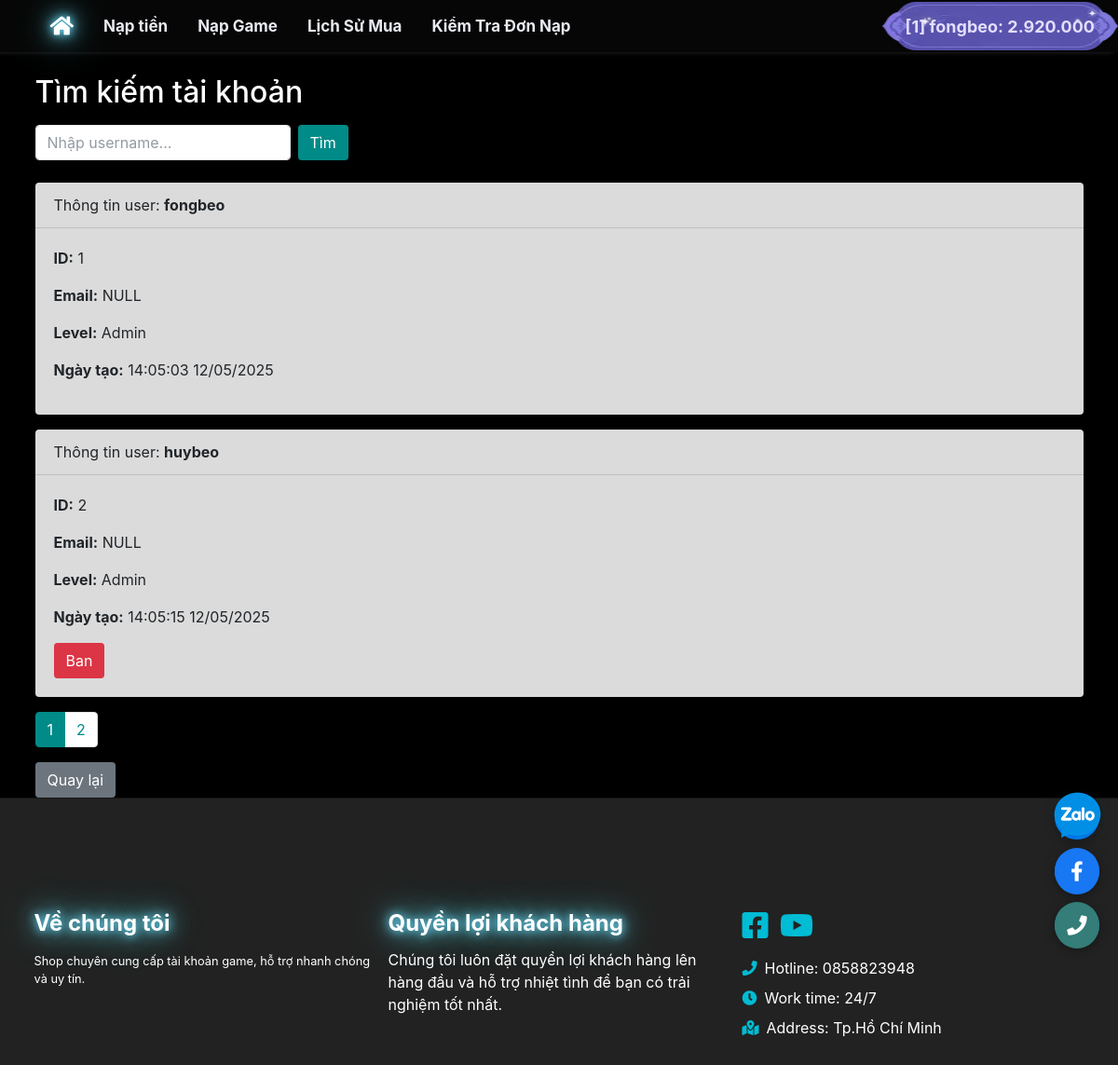
The page /public/admin/Accounts.php (signed in) on the database its author committed.
### tables this page shows
CREATE TABLE `users` (
  `id` int(11) NOT NULL,
  `username` varchar(255) DEFAULT NULL,
  `password` varchar(255) DEFAULT NULL,
  `token` varchar(255) DEFAULT NULL,
  `money` int(11) DEFAULT 0,
  `level` varchar(255) DEFAULT NULL,
  `banned` int(11) DEFAULT 0,
  `createdate` datetime DEFAULT NULL,
  `email` varchar(255) DEFAULT NULL,
  `total_money` int(11) DEFAULT 0
);

### config/config.php (called while the page is built, shortened)
<?php
require_once(__DIR__ . "/function.php");
?>
<?php
class CMSNT
{
    private $ketnoi;
    function connect()
    {
        if (!$this->ketnoi)
        {
            $this->ketnoi = mysqli_connect('localhost', 'root', '', 'shopgame') or die ('Chưa kết nối đến DATABASE');
            mysqli_query($this->ketnoi, "set names 'utf8'");
        }
    }
    function get_list($sql)
    {
        $result = mysqli_query($this->ketnoi, $sql);
        $return = array();
        while ($row = mysqli_fetch_assoc($result))
        {
            $return[] = $row;
        }
        return $return;
    }
    function get_row($sql)
    {
        $result = mysqli_query($this->ketnoi, $sql);
        $row = mysqli_fetch_assoc($result);
        if ($row)
        {
            return $row;
        }
        return false;
    }
    function num_rows($sql)
    {
        $result = mysqli_query($this->ketnoi, $sql);
        $row = mysqli_num_rows($result);
        if ($row)
        {
            return $row;
        }
        return false;
    }
}
if(isset($_SESSION['username']))
{
    $CMSNT = new CMSNT;
    $getUser = $CMSNT->get_row(" SELECT * FROM users WHERE username = '".$_SESSION['username']."' ");
}
else
{
    $my_level = NULL;
    $my_money = 0;
}

### config/function.php (called while the page is built, shortened)
<?php
function format_date($time){
    return date("H:i:s d/m/Y", $time);
}
function format_cash($price)
{
    return str_replace(",", ".", number_format($price));
}

### public/admin/Accounts.php (the view, shortened to what this page needs)
<?php
require_once(__DIR__."/../../config/config.php");
require_once(__DIR__."/../../config/function.php");
require_once("../../public/client/Header.php");
require_once("../../public/client/Nav.php");
$username = isset($_GET['id']) ? check_string($_GET['id']) : '';
$page = isset($_GET['page']) ? (int)$_GET['page'] : 1;
$limit = 2;
$start = ($page - 1) * $limit;
$list = [];
$total = 0;
if(empty($username)) {
    $total = $CMSNT->num_rows("SELECT * FROM users");
    $list = $CMSNT->get_list("
        SELECT id, username, email, level, createdate, banned
        FROM users
        LIMIT $start, $limit
    ");
}
$totalPages = ceil($total / $limit);
?>
<div class="container mt-4">
    <h2 class="text-white">Tìm kiếm tài khoản</h2>
    <form class="form-inline mb-4" action="/public/admin/Accounts.php" method="get">
        <div class="form-group mr-2">
            <input
                type="text"
                name="id"
                class="form-control"
                placeholder="Nhập username..."
                value="<?= htmlspecialchars($username) ?>"
            >
        </div>
        <button type="submit" class="btn btn-primary">Tìm</button>
    </form>
    <?php if (!empty($list)): ?>
        <?php foreach($list as $user): ?>
            <div class="card mb-3">
                <div class="card-header">
                    Thông tin user: <strong><?= htmlspecialchars($user['username']) ?></strong>
                </div>
                <div class="card-body">
                    <p><strong>ID:</strong> <?= $user['id'] ?></p>
                    <p><strong>Email:</strong> <?= htmlspecialchars($user['email']) ?></p>
                    <p><strong>Level:</strong> <?= ucfirst($user['level']) ?></p>
                    <p><strong>Ngày tạo:</strong> <?= format_date(strtotime($user['createdate'])) ?></p>
                    <?php if ($user['username'] != $_SESSION['username']): ?>
                        <button class="btn <?= $user['banned'] == 1 ? 'btn-success' : 'btn-danger' ?> BanUserBtn" data-id="<?= $user['id'] ?>" data-banned="<?= $user['banned'] ?>">
                            <?= $user['banned'] == 1 ? 'Bỏ ban' : 'Ban' ?>
                        </button>
                    <?php endif; ?>
                </div>
            </div>
        <?php endforeach; ?>
        <?php if ($totalPages > 1): ?>
            <nav>
                <ul class="pagination">
                    <?php for($i = 1; $i <= $totalPages; $i++): ?>
                        <li class="page-item <?= ($i == $page) ? 'active' : '' ?>">
                            <a class="page-link" href="?id=<?= urlencode($username) ?>&page=<?= $i ?>">
                                <?= $i ?>
                            </a>
                        </li>
                    <?php endfor; ?>
                </ul>
            </nav>
        <?php endif; ?>
        <a href="Accounts.php" class="btn btn-secondary">Quay lại</a>
    <?php else: ?>
        <div class="alert alert-warning">
            Không tìm thấy tài khoản <strong><?= htmlspecialchars($username) ?></strong>.
        </div>
    <?php endif; ?>
</div>
<?php
require_once("../../public/client/Footer.php");
?>

### public/client/Nav.php (shortened to what this page needs)
<?php
require_once(__DIR__ . "/Header.php")
?>
<div class="wrapper">
    <nav class="main-header navbar navbar-expand-md nav-header mb-4">
        <div class="container">
            <div class="collapse navbar-collapse order-3" id="navbarCollapse">
                <ul class="navbar-nav">
                    <li class="nav-item">
                        <a href="/index.php" class="nav-link menu-header shine-active"><i class="ficon fa-lg fa fa-home"></i></a>
                    </li>
                    <li class="nav-item dropdown" id="topUp_balance">
                        <a href="#" data-toggle="dropdown" aria-haspopup="true" aria-expanded="false" class="nav-link dropdown-toggle menu-header ">Nạp tiền</a>
                    </li>
                    <?php
                        $recharge_category = $CMSNT->get_row("SELECT * FROM category WHERE title = 'DỊCH VỤ NẠP GAME'");
                        $recharge_anchor = $recharge_category ? strtolower(str_replace(' ', '_', $recharge_category['title'])) : 'recharge_service';
                    ?>
                    <li class="nav-item">
                        <a href="../../index.php#<?=$recharge_anchor?>" class="nav-link menu-header">Nạp Game</a>
                    </li>
                    <li class="nav-item dropdown">
                        <a href="#" data-toggle="dropdown" aria-haspopup="true" aria-expanded="false" class="nav-link dropdown-toggle menu-header">Lịch Sử Mua</a>
                    </li>
                    <li class="nav-item">
                         <a href="<?= empty($_SESSION['username']) ? '/public/client/Login.php' : '/public/client/HistoryRecharge.php'; ?>" class="nav-link menu-header">Kiểm Tra Đơn Nạp</a>
                    </li>
                </ul>
            </div>
            <ul class="order-1 order-md-3 navbar-nav navbar-no-expand ml-auto" style="position: absolute;right: 0px;">
                <?php if(empty($_SESSION['username'])) { ?>
                    <li class="nav-item">
                        <a href="/public/client/Register.php"><button class="btn-pretty">Đăng ký</button></a>
                    </li>
                    <li class="nav-item">
                        <a href="/public/client/Login.php"><button class="btn-pretty">Đăng nhập</button></a>
                    </li>
                <?php } else {?>
                    <li class="nav-item">
                        <span class="mt-2">
                            <a href="#" class="dropdown-toggle" data-toggle="dropdown" aria-haspopup="true" aria-expanded="false">
                                <button class="btn-pretty-user">
                                    [<?= $getUser['id']; ?>] <?= $_SESSION['username']; ?>: <?= format_cash($getUser['money']); ?>
                                </button>
                            </a>
                        </span>
                    </li>
                <?php }?>
            </ul>
        </div>
    </nav>

### styles/styles1.css (style rules this page uses)
body { background: #000 url(https://pbs.twimg.com/media/GjRPWT7acAArpEw?format=jpg&name=small) no-repeat fixed; background-size: cover; }
.nav-header { background-color: rgb(8 8 8 / 79%); }
.main-header { position: sticky; top: 0; box-shadow: 3px 3px 8px rgb(0 0 0 / 23%), -5px -5px 8px #fdfcfc; font-size: 17px; }
.menu-header { color: #e9ebf1; font-weight: bold; }
.card { background-color: rgb(255 255 255 / 86%); }
.shine-active { text-shadow: 0 0 10px #69e0ff, 0 0 20px #69e0ff, 0 0 40px #69e0ff; color: #fff; font-weight: bold; font-size: 17px; }
.card { box-shadow: unset; }
.dropdown-toggle::after { display: none; }

### public/client/Nav.php (style rules this page uses)
.btn-pretty-user { display: inline-flex; align-items: center; justify-content: center; padding: 0 25px; height: 52px; font-size: 18px; font-weight: bold; color: #e4defe; white-space: nowrap; background: url(/assets/img/genshi/img/btn_pretty.webp) no-repeat center center; background-size: 100% 100%; border: none; border-radius: 6px; }

### public/client/Footer.php (style rules this page uses)
html, body { height: 100%; margin: 0; }
body { display: flex; flex-direction: column; min-height: 100vh; }
.wrapper { flex: 1 0 auto; }

### rows shown on the page
users: id "1", money "2.920.000", username "fongbeo", email "NULL", level "Admin", createdate "14:05:03 12/05/2025"
users: username "huybeo", id "2", email "NULL", level "Admin", createdate "14:05:15 12/05/2025", banned "Ban"

### other values the page prints
$_SESSION['username'] "fongbeo"
